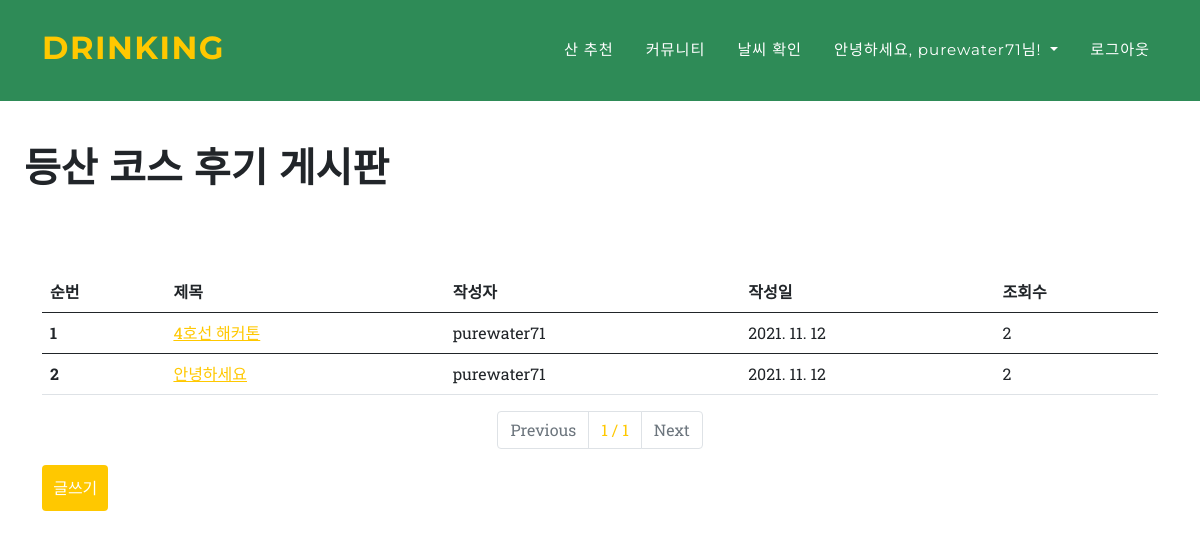
The page /blog/show/ (signed in) on the database its author committed.
### blog/models.py (models this page shows, shortened)
class Blog(models.Model):
    title = models.CharField(max_length=200, verbose_name='글 제목')
    writer = models.ForeignKey(Fuser, verbose_name = "작성자", on_delete = models.CASCADE, null=True, default="")
    pub_date = models.DateTimeField(auto_now_add=True, verbose_name='작성일')
    is_del = models.BooleanField(default=False)
    hits = models.PositiveIntegerField(default=0, verbose_name='조회수')
    body = models.TextField(verbose_name = "내용")
    image = models.ImageField(upload_to = "blog/", blank=True, null=True, verbose_name = "사진")

### user/models.py (models this page shows)
class Fuser(models.Model):
    username = models.CharField(max_length=20, verbose_name="사용자 아이디", primary_key=True)
    password = models.CharField(max_length=20, verbose_name="비밀번호")
    def __str__(self):
        return self.username
    class Meta:
        db_table = 'users'

### blog/views.py (the view)
# urls.py: path('show/', show, name="show"),
def show(request):
    blog = Blog.objects.filter(is_del=0).order_by('-pub_date')
    paginator = Paginator(blog, 5)
    page = int(request.GET.get('p', 1))
    blogs = paginator.get_page(page)
    return render(request, 'show.html', {'blogs':blogs})

### blog/templates/show.html (shortened to what this page needs)
{% extends 'base.html' %}
{% block content %}
<br><br><br><br><br>
        <h1>등산 코스 후기 게시판 </h1>
        <br><br>
        <div class="container">
    <table class="table">
        <thead>
          <tr>
            <th scope="col">순번</th>
            <th scope="col">제목</th>
            <th scope="col">작성자</th>
            <th scope="col">작성일</th>
            <th scope="col">조회수</th>
          </tr>
        </thead>
        <tbody>
          {% if blogs %}
            {% for blog in blogs %}
          <tr>
            <th scope="row">{{forloop.counter}}</th>
            <td><a href="{% url 'detail' blog.id %}">{{blog.title}}</a></td>
            <td>{{blog.writer}}</td>
            <td>{{ blog.pub_date|date:'Y. m. d' }}</td>
            <td>{{blog.hits}}</td>
          </tr>
        </tbody>
        {% endfor %}
        {% else %}
        <h1>글 없음</h1>
        {% endif %}
      </table>
      <nav aria-label="Page navigation example">
        <ul class="pagination justify-content-center">
          {% if blogs.has_previous %}
         <li class="page-item"><a class="page-link" href="?p={{ blogs.previous_page_number }}">Previous</a></li>
         {% else %}
         <li class="page-item disabled">
          <a class="page-link" href="#">Previous</a>
        </li>
        {% endif %}
        <li class="page-item">
          <a class="page-link" href="#"
            >{{ blogs.number }} / {{ blogs.paginator.num_pages }}</a
          >
        </li>
        {% if blogs.has_next %}
        <li class="page-item">
          <a class="page-link" href="?p={{ blogs.next_page_number }}">Next</a>
        </li>
        {% else %}
        <li class="page-item disabled">
          <a class="page-link" href="#">Next</a>
        </li>
        {% endif %}
      </ul>
    </nav>
      {% if request.session.user %}
      <a href="{% url 'new' %}">
        <input type="submit" value="글쓰기"></a>
        {% else %}
        <a href="{% url 'login' %}" onclick="return alert('글쓰기는 로그인 후에 가능합니다.')">
          <input type="submit" value="글쓰기"></a>
        {% endif %}
      </div>
    {% endblock %}

### blog/templates/show.html (style rules this page uses)
h1 { padding: 2%; }
input { background-color: #FFC800; border:none; padding: 1%; color:white; border-radius: 4px; }

### rows shown on the page
Blog: title "4호선 해커톤", writer "purewater71", pub_date "2021. 11. 12", hits "2"
Blog: title "안녕하세요", writer "purewater71", pub_date "2021. 11. 12", hits "2"

### other values the page prints
{{ request.session.user }} "purewater71"
{{ blogs.number }} "1"
{{ blogs.paginator.num_pages }} "1"
